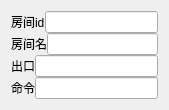
<?xml version="1.0" encoding="UTF-8"?>
<ui version="4.0">
 <class>OutForm</class>
 <widget class="QWidget" name="OutForm">
  <property name="geometry">
   <rect>
    <x>0</x>
    <y>0</y>
    <width>169</width>
    <height>110</height>
   </rect>
  </property>
  <property name="windowTitle">
   <string>Form</string>
  </property>
  <layout class="QGridLayout" name="gridLayout">
   <property name="verticalSpacing">
    <number>0</number>
   </property>
   <item row="0" column="0">
    <layout class="QHBoxLayout" name="horizontalLayout">
     <property name="spacing">
      <number>0</number>
     </property>
     <item>
      <widget class="QLabel" name="label">
       <property name="text">
        <string>房间id</string>
       </property>
      </widget>
     </item>
     <item>
      <widget class="QLineEdit" name="comeRoom"/>
     </item>
    </layout>
   </item>
   <item row="1" column="0">
    <layout class="QHBoxLayout" name="horizontalLayout_2">
     <property name="spacing">
      <number>0</number>
     </property>
     <item>
      <widget class="QLabel" name="label_2">
       <property name="text">
        <string>房间名</string>
       </property>
      </widget>
     </item>
     <item>
      <widget class="QLineEdit" name="roomName"/>
     </item>
    </layout>
   </item>
   <item row="2" column="0">
    <layout class="QHBoxLayout" name="horizontalLayout_3">
     <property name="spacing">
      <number>0</number>
     </property>
     <item>
      <widget class="QLabel" name="label_3">
       <property name="text">
        <string>出口</string>
       </property>
      </widget>
     </item>
     <item>
      <widget class="QLineEdit" name="out"/>
     </item>
    </layout>
   </item>
   <item row="3" column="0">
    <layout class="QHBoxLayout" name="horizontalLayout_4">
     <property name="spacing">
      <number>0</number>
     </property>
     <item>
      <widget class="QLabel" name="label_4">
       <property name="text">
        <string>命令</string>
       </property>
      </widget>
     </item>
     <item>
      <widget class="QLineEdit" name="cmd"/>
     </item>
    </layout>
   </item>
  </layout>
 </widget>
 <resources/>
 <connections/>
</ui>
